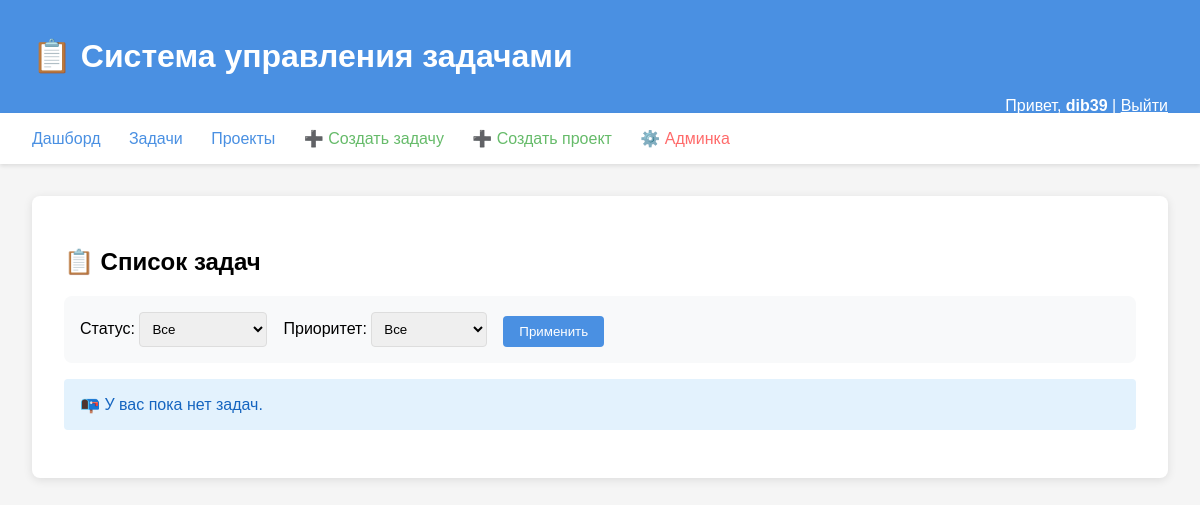
The app's page /lab6/tasks/ (signed in), older data.
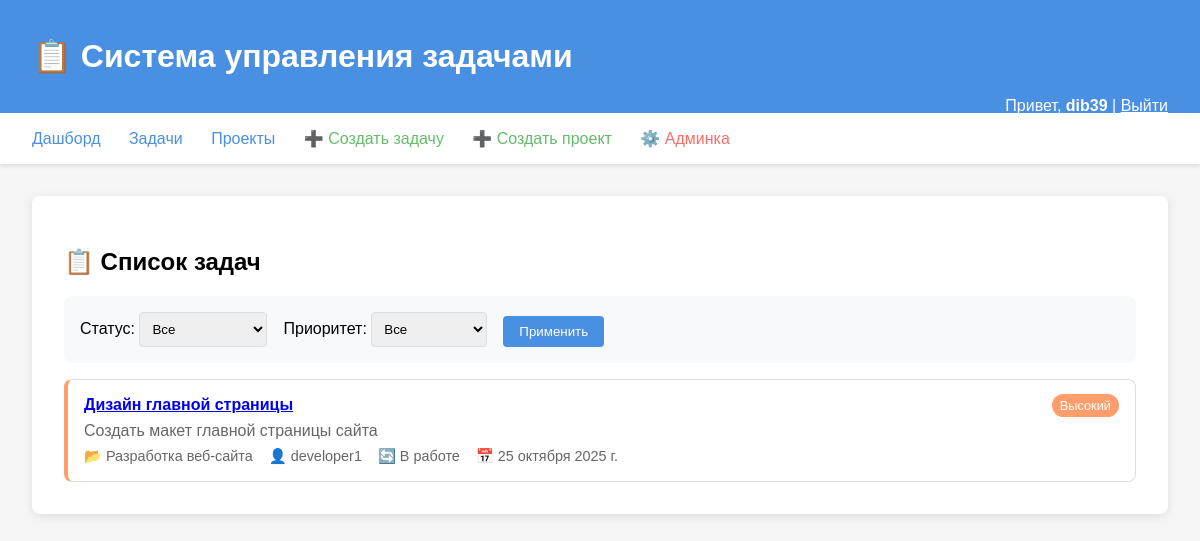
The same page, newer data.
### lab6/models.py (models this page shows, shortened)
class Task(models.Model):
    PRIORITY_CHOICES = [
        ('low', 'Низкий'),
        ('medium', 'Средний'),
        ('high', 'Высокий'),
        ('critical', 'Критический'),
    ]
    STATUS_CHOICES = [
        ('todo', 'К выполнению'),
        ('in_progress', 'В работе'),
        ('review', 'На проверке'),
        ('done', 'Выполнено'),
    ]
    title = models.CharField(max_length=200, verbose_name="Название задачи")
    description = models.TextField(verbose_name="Описание")
    project = models.ForeignKey(Project, on_delete=models.CASCADE, verbose_name="Проект")
    assigned_to = models.ForeignKey(User, on_delete=models.SET_NULL, null=True, blank=True,
                                  verbose_name="Исполнитель")
    created_by = models.ForeignKey(User, on_delete=models.CASCADE, related_name='created_tasks',
                                 verbose_name="Создатель")
    priority = models.CharField(max_length=20, choices=PRIORITY_CHOICES, default='medium',
                              verbose_name="Приоритет")
    status = models.CharField(max_length=20, choices=STATUS_CHOICES, default='todo',
                            verbose_name="Статус")
    due_date = models.DateField(null=True, blank=True, verbose_name="Срок выполнения")
    created_at = models.DateTimeField(auto_now_add=True, verbose_name="Дата создания")
    updated_at = models.DateTimeField(auto_now=True, verbose_name="Дата обновления")
    class Meta:
        verbose_name = "Задача"
        verbose_name_plural = "Задачи"
        ordering = ['-priority', '-created_at']
        permissions = [
            ("can_assign_tasks", "Может назначать задачи"),
            ("can_change_status", "Может менять статус задач"),
        ]

class Project(models.Model):
    name = models.CharField(max_length=100, verbose_name="Название проекта")
    description = models.TextField(verbose_name="Описание")
    created_by = models.ForeignKey(User, on_delete=models.CASCADE, verbose_name="Создатель")
    created_at = models.DateTimeField(auto_now_add=True, verbose_name="Дата создания")
    is_public = models.BooleanField(default=False, verbose_name="Публичный проект")
    class Meta:
        verbose_name = "Проект"
        verbose_name_plural = "Проекты"
        permissions = [
            ("can_manage_projects", "Может управлять проектами"),
        ]

### lab6/views.py (the view)
# urls.py: path('tasks/', views.task_list, name='task_list'),
@login_required
def task_list(request):
    status_filter = request.GET.get('status', '')
    priority_filter = request.GET.get('priority', '')
    tasks = Task.objects.filter(
        Q(assigned_to=request.user) | Q(created_by=request.user) |
        Q(project__is_public=True) | Q(project__created_by=request.user)
    ).distinct()
    if status_filter:
        tasks = tasks.filter(status=status_filter)
    if priority_filter:
        tasks = tasks.filter(priority=priority_filter)
    context = {
        'tasks': tasks,
        'status_filter': status_filter,
        'priority_filter': priority_filter,
        'is_manager': is_manager(request.user),
    }
    return render(request, 'lab6/task_list.html', context)

### lab6/views.py (called while the page is built)
def is_manager(user):
    return user.has_perm('lab6.can_assign_tasks') or user.is_staff

### templates/lab6/task_list.html (shortened to what this page needs)
{% extends "lab6/base.html" %}
{% block content %}
<h2>📋 Список задач</h2>
<div style="background: #f8f9fa; padding: 1rem; border-radius: 8px; margin-bottom: 1rem;">
    <form method="get" style="display: flex; gap: 1rem; align-items: end;">
        <div>
            <label>Статус:</label>
            <select name="status" style="padding: 0.5rem; border: 1px solid #ddd; border-radius: 4px;">
                <option value="">Все</option>
            </select>
        </div>
        <div>
            <label>Приоритет:</label>
            <select name="priority" style="padding: 0.5rem; border: 1px solid #ddd; border-radius: 4px;">
                <option value="">Все</option>
            </select>
        </div>
        <button type="submit" class="btn btn-primary">Применить</button>
    </form>
</div>
{% if tasks %}
    <div style="display: grid; gap: 1rem;">
        {% for task in tasks %}
        <div style="border: 1px solid #ddd; padding: 1rem; border-radius: 8px;
                    border-left: 4px solid
                    {% if task.priority == 'critical' %}#FF6B6B
                    {% elif task.priority == 'high' %}#FF9E6B
                    {% elif task.priority == 'medium' %}#FFD166
                    {% else %}#06D6A0{% endif %};">
            <div style="display: flex; justify-content: between; align-items: start;">
                <div style="flex: 1;">
                    <h4 style="margin: 0 0 0.5rem 0;">
                        <a href="/lab6/tasks/{{ task.id }}/">{{ task.title }}</a>
                    </h4>
                    <p style="margin: 0 0 0.5rem 0; color: #666;">{{ task.description|truncatewords:20 }}</p>
                    <div style="display: flex; gap: 1rem; font-size: 0.9rem; color: #666;">
                        <span>📂 {{ task.project.name }}</span>
                        <span>👤 {{ task.assigned_to.username|default:"Не назначен" }}</span>
                        <span>
                            {% if task.status == 'todo' %}⏳ К выполнению
                            {% elif task.status == 'in_progress' %}🔄 В работе
                            {% elif task.status == 'review' %}👀 На проверке
                            {% elif task.status == 'done' %}✅ Выполнено
                            {% endif %}
                        </span>
                        {% if task.due_date %}
                            <span>📅 {{ task.due_date }}</span>
                        {% endif %}
                    </div>
                </div>
                <div style="text-align: right;">
                    <span style="background:
                        {% if task.priority == 'critical' %}#FF6B6B
                        {% elif task.priority == 'high' %}#FF9E6B
                        {% elif task.priority == 'medium' %}#FFD166
                        {% else %}#06D6A0{% endif %};
                        color: white; padding: 0.25rem 0.5rem; border-radius: 12px; font-size: 0.8rem;">
                        {{ task.get_priority_display }}
                    </span>
                </div>
            </div>
        </div>
        {% endfor %}
    </div>
{% else %}
    <div class="alert alert-info">
        {% if status_filter or priority_filter %}
            🔍 Задачи по заданным фильтрам не найдены.
        {% else %}
            📭 У вас пока нет задач.
        {% endif %}
    </div>
{% endif %}
{% endblock %}

Row changes from the older to the newer data that the page shows:
added Task: title "Дизайн главной страницы", description "Создать макет главной страницы сайта", project.name "Разработка веб-сайта", assigned_to.username "developer1", status "🔄 В работе", due_date "25 октября 2025 г.", priority "Высокий"
Text that changed along with them:
text no longer shown: "📭 У вас пока нет задач."
